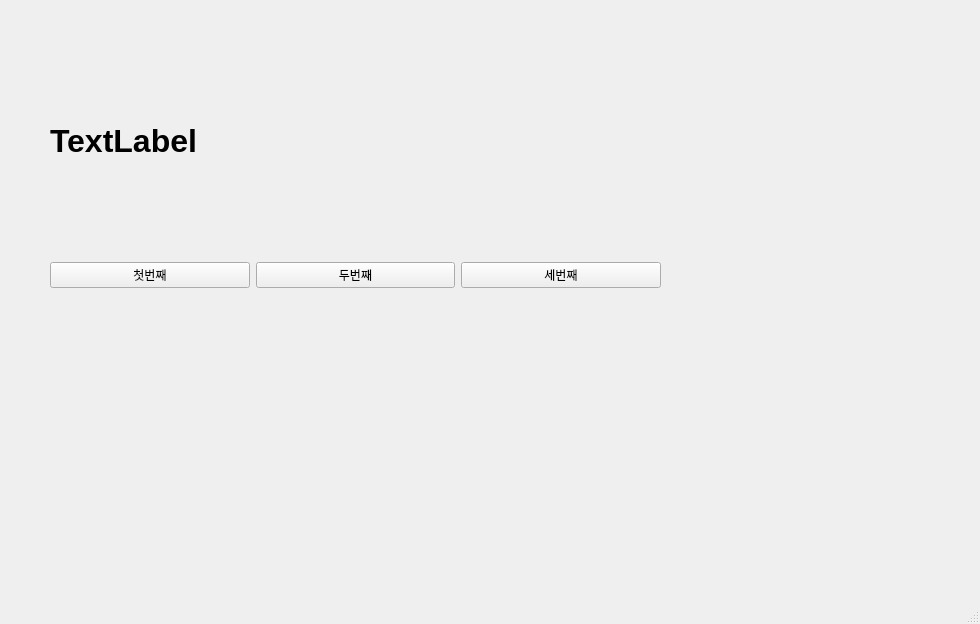
<?xml version="1.0" encoding="UTF-8"?>
<ui version="4.0">
 <class>MainWindow</class>
 <widget class="QMainWindow" name="MainWindow">
  <property name="geometry">
   <rect>
    <x>0</x>
    <y>0</y>
    <width>980</width>
    <height>624</height>
   </rect>
  </property>
  <property name="windowTitle">
   <string>MainWindow</string>
  </property>
  <widget class="QWidget" name="centralwidget">
   <widget class="QWidget" name="horizontalLayoutWidget">
    <property name="geometry">
     <rect>
      <x>50</x>
      <y>210</y>
      <width>611</width>
      <height>131</height>
     </rect>
    </property>
    <layout class="QHBoxLayout" name="horizontalLayout">
     <item>
      <widget class="QPushButton" name="pushButton_3">
       <property name="text">
        <string>첫번째</string>
       </property>
      </widget>
     </item>
     <item>
      <widget class="QPushButton" name="pushButton_2">
       <property name="text">
        <string>두번째</string>
       </property>
      </widget>
     </item>
     <item>
      <widget class="QPushButton" name="pushButton">
       <property name="text">
        <string>세번째</string>
       </property>
      </widget>
     </item>
    </layout>
   </widget>
   <widget class="QLabel" name="label1">
    <property name="geometry">
     <rect>
      <x>50</x>
      <y>110</y>
      <width>601</width>
      <height>61</height>
     </rect>
    </property>
    <property name="font">
     <font>
      <pointsize>24</pointsize>
      <bold>true</bold>
     </font>
    </property>
    <property name="text">
     <string>TextLabel</string>
    </property>
   </widget>
  </widget>
  <widget class="QMenuBar" name="menubar">
   <property name="geometry">
    <rect>
     <x>0</x>
     <y>0</y>
     <width>980</width>
     <height>33</height>
    </rect>
   </property>
  </widget>
  <widget class="QStatusBar" name="statusbar"/>
 </widget>
 <resources/>
 <connections>
  <connection>
   <sender>pushButton_3</sender>
   <signal>clicked()</signal>
   <receiver>MainWindow</receiver>
   <slot>firstClick()</slot>
   <hints>
    <hint type="sourcelabel">
     <x>152</x>
     <y>310</y>
    </hint>
    <hint type="destinationlabel">
     <x>153</x>
     <y>331</y>
    </hint>
   </hints>
  </connection>
  <connection>
   <sender>pushButton_2</sender>
   <signal>clicked()</signal>
   <receiver>MainWindow</receiver>
   <slot>secondClick()</slot>
   <hints>
    <hint type="sourcelabel">
     <x>387</x>
     <y>314</y>
    </hint>
    <hint type="destinationlabel">
     <x>387</x>
     <y>323</y>
    </hint>
   </hints>
  </connection>
  <connection>
   <sender>pushButton</sender>
   <signal>clicked()</signal>
   <receiver>MainWindow</receiver>
   <slot>thirdClick()</slot>
   <hints>
    <hint type="sourcelabel">
     <x>541</x>
     <y>315</y>
    </hint>
    <hint type="destinationlabel">
     <x>537</x>
     <y>349</y>
    </hint>
   </hints>
  </connection>
 </connections>
 <slots>
  <slot>firstClick()</slot>
  <slot>secondClick()</slot>
  <slot>thirdClick()</slot>
 </slots>
</ui>
